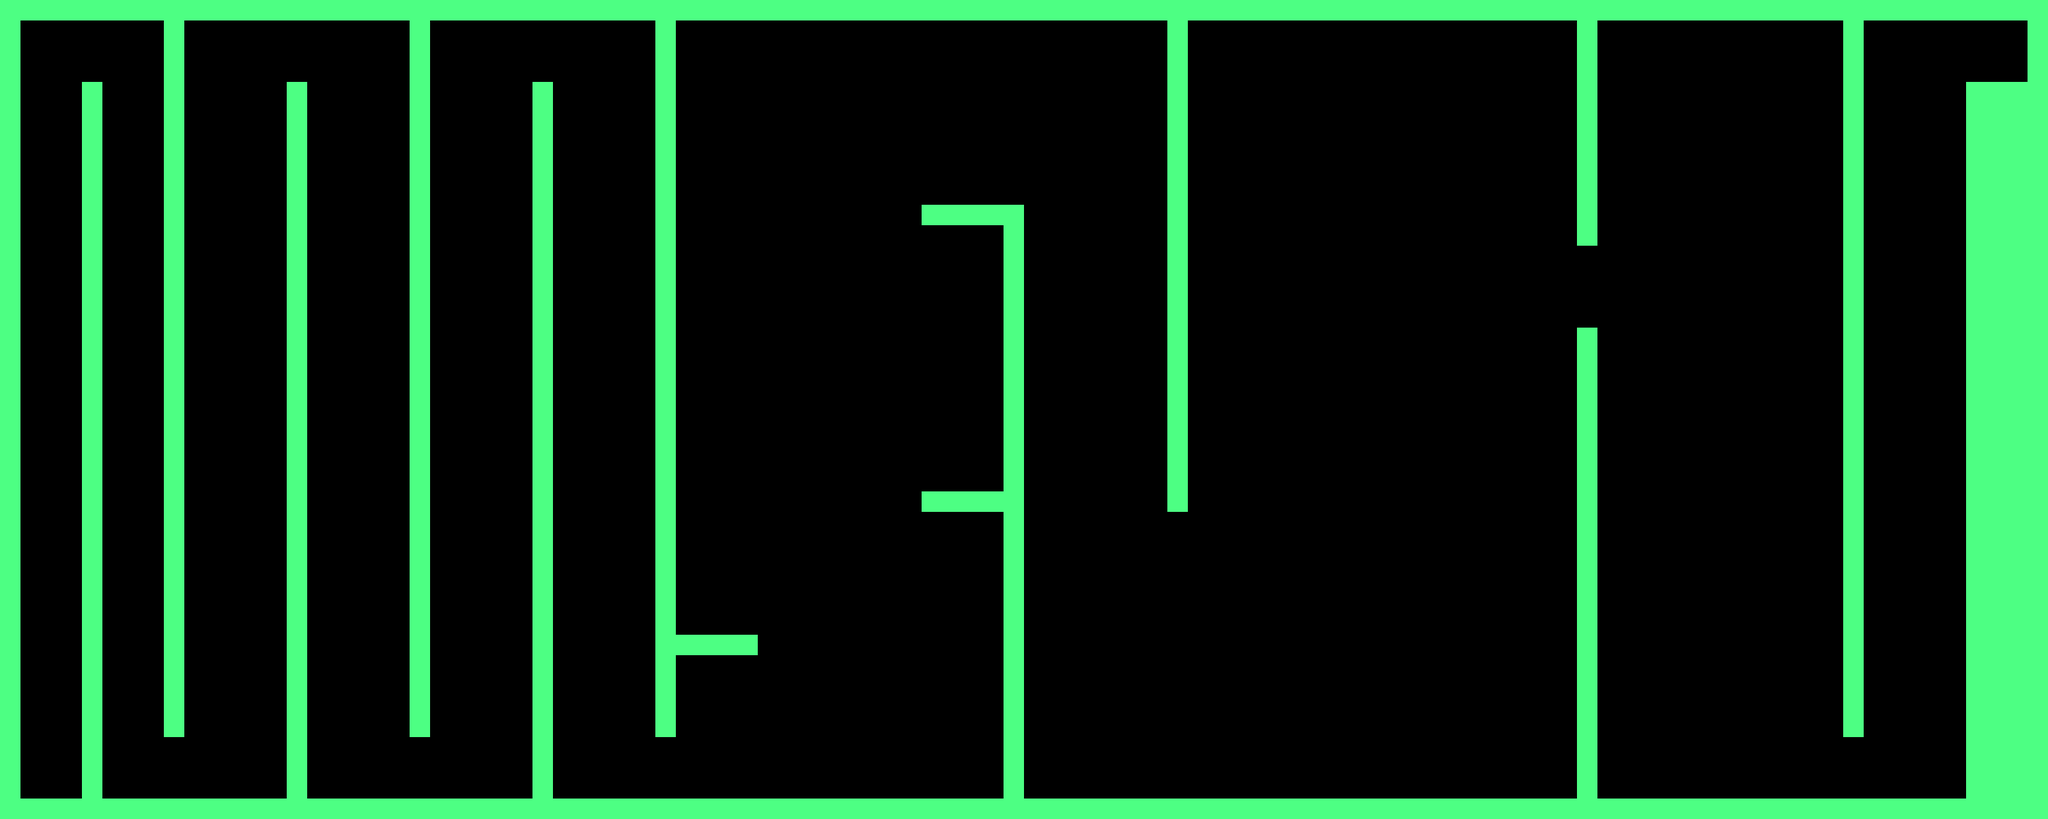

Tiled map render using the project's own tile images. Description and the map definition, with tile-layer contents summarised, below:
An orthogonal 100x40 tile map with 32x32 px tiles, 2 tile layers (background, foreground) and 6 objects (4x checkpoint, player_start, exit).

<map version="1.4" tiledversion="1.4.3" orientation="orthogonal" renderorder="right-down" width="100" height="40" tilewidth="32" tileheight="32" infinite="0" nextlayerid="4" nextobjectid="9">
 <tileset firstgid="1" source="simple_tileset_32.tsx" />
 <layer id="1" name="background" width="100" height="40">
  <properties>
   <property name="nocollide" value="true" />
   <property name="tileset" value="simple_tileset_32" />
  </properties>
  <data>[4000 cells, 4000 non-empty, 1 distinct tile ids]</data>
 </layer>
 <layer id="2" name="foreground" width="100" height="40">
  <properties>
   <property name="destructible_id" type="int" value="8" />
   <property name="spikes_bot_id" value="4" />
   <property name="spikes_height" type="int" value="5" />
   <property name="spikes_left_id" value="7" />
   <property name="spikes_right_id" value="5" />
   <property name="spikes_top_id" type="int" value="6" />
   <property name="tileset" value="simple_tileset_32" />
  </properties>
  <data>[4000 cells, 867 non-empty, 6 distinct tile ids]</data>
 </layer>
 <objectgroup id="3" name="objects">
  <object id="1" name="start" type="player_start" x="80" y="1165.33" />
  <object id="2" name="exit" type="exit" x="3136" y="96" />
  <object id="3" name="checkpoint" type="checkpoint" x="256" y="1152" width="32" height="96" />
  <object id="4" name="checkpoint" type="checkpoint" x="640" y="1152" width="32" height="96" />
  <object id="6" name="checkpoint" type="checkpoint" x="1024" y="1152" width="32" height="96" />
  <object id="7" name="checkpoint" type="checkpoint" x="1568" y="32" width="32" height="288" />
 </objectgroup>
</map>